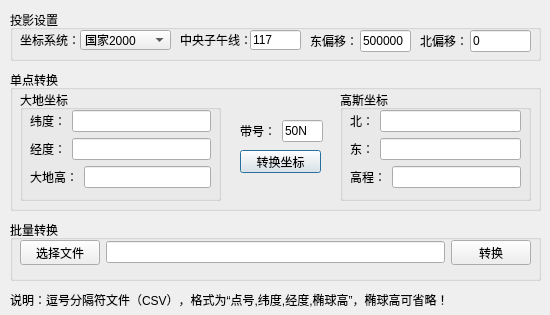
<?xml version="1.0" encoding="UTF-8"?>
<ui version="4.0">
 <class>DialogCoordinateDirectsolution</class>
 <widget class="QDialog" name="DialogCoordinateDirectsolution">
  <property name="geometry">
   <rect>
    <x>0</x>
    <y>0</y>
    <width>550</width>
    <height>315</height>
   </rect>
  </property>
  <property name="windowTitle">
   <string>坐标正算</string>
  </property>
  <widget class="QGroupBox" name="groupBox_18">
   <property name="geometry">
    <rect>
     <x>10</x>
     <y>70</y>
     <width>531</width>
     <height>141</height>
    </rect>
   </property>
   <property name="title">
    <string>单点转换</string>
   </property>
   <widget class="QGroupBox" name="groupBox">
    <property name="geometry">
     <rect>
      <x>10</x>
      <y>20</y>
      <width>201</width>
      <height>111</height>
     </rect>
    </property>
    <property name="title">
     <string>大地坐标</string>
    </property>
    <widget class="QWidget" name="layoutWidget">
     <property name="geometry">
      <rect>
       <x>10</x>
       <y>20</y>
       <width>181</width>
       <height>80</height>
      </rect>
     </property>
     <layout class="QVBoxLayout" name="verticalLayout">
      <item>
       <layout class="QHBoxLayout" name="horizontalLayout_6">
        <item>
         <widget class="QLabel" name="label_Trans_Soruce_X">
          <property name="text">
           <string>纬度：</string>
          </property>
         </widget>
        </item>
        <item>
         <widget class="QLineEdit" name="lineEdit_Trans_Source_X">
          <property name="inputMethodHints">
           <set>Qt::ImhDigitsOnly</set>
          </property>
          <property name="text">
           <string/>
          </property>
         </widget>
        </item>
       </layout>
      </item>
      <item>
       <layout class="QHBoxLayout" name="horizontalLayout_7">
        <item>
         <widget class="QLabel" name="label_Trans_Soruce_Y">
          <property name="text">
           <string>经度：</string>
          </property>
         </widget>
        </item>
        <item>
         <widget class="QLineEdit" name="lineEdit_Trans_Source_Y">
          <property name="text">
           <string/>
          </property>
         </widget>
        </item>
       </layout>
      </item>
      <item>
       <layout class="QHBoxLayout" name="horizontalLayout_9">
        <item>
         <widget class="QLabel" name="label_Trans_Soruce_Z">
          <property name="text">
           <string>大地高：</string>
          </property>
         </widget>
        </item>
        <item>
         <widget class="QLineEdit" name="lineEdit_Trans_Source_Z">
          <property name="text">
           <string/>
          </property>
         </widget>
        </item>
       </layout>
      </item>
     </layout>
    </widget>
   </widget>
   <widget class="QGroupBox" name="groupBox_6">
    <property name="geometry">
     <rect>
      <x>330</x>
      <y>20</y>
      <width>191</width>
      <height>111</height>
     </rect>
    </property>
    <property name="title">
     <string>高斯坐标</string>
    </property>
    <widget class="QWidget" name="layoutWidget_5">
     <property name="geometry">
      <rect>
       <x>10</x>
       <y>20</y>
       <width>171</width>
       <height>80</height>
      </rect>
     </property>
     <layout class="QVBoxLayout" name="verticalLayout_2">
      <item>
       <layout class="QHBoxLayout" name="horizontalLayout_11">
        <item>
         <widget class="QLabel" name="label_Trans_Target_X">
          <property name="text">
           <string>北：</string>
          </property>
         </widget>
        </item>
        <item>
         <widget class="QLineEdit" name="lineEdit_Trans_Target_X">
          <property name="readOnly">
           <bool>true</bool>
          </property>
         </widget>
        </item>
       </layout>
      </item>
      <item>
       <layout class="QHBoxLayout" name="horizontalLayout_12">
        <item>
         <widget class="QLabel" name="label_Trans_Target_Y">
          <property name="text">
           <string>东：</string>
          </property>
         </widget>
        </item>
        <item>
         <widget class="QLineEdit" name="lineEdit_Trans_Target_Y">
          <property name="text">
           <string/>
          </property>
          <property name="readOnly">
           <bool>true</bool>
          </property>
         </widget>
        </item>
       </layout>
      </item>
      <item>
       <layout class="QHBoxLayout" name="horizontalLayout_13">
        <item>
         <widget class="QLabel" name="label_Trans_Target_Z">
          <property name="text">
           <string>高程：</string>
          </property>
         </widget>
        </item>
        <item>
         <widget class="QLineEdit" name="lineEdit_Trans_Target_Z">
          <property name="readOnly">
           <bool>true</bool>
          </property>
         </widget>
        </item>
       </layout>
      </item>
     </layout>
    </widget>
   </widget>
   <widget class="QWidget" name="layoutWidget_8">
    <property name="geometry">
     <rect>
      <x>230</x>
      <y>50</y>
      <width>83</width>
      <height>22</height>
     </rect>
    </property>
    <layout class="QHBoxLayout" name="horizontalLayout">
     <item>
      <widget class="QLabel" name="label_Trans_Zone">
       <property name="text">
        <string>带号：</string>
       </property>
      </widget>
     </item>
     <item>
      <widget class="QLineEdit" name="lineEdit_Trans_Zone">
       <property name="inputMask">
        <string notr="true"/>
       </property>
       <property name="text">
        <string notr="true">50N</string>
       </property>
      </widget>
     </item>
    </layout>
   </widget>
   <widget class="QPushButton" name="pushButton_Trans_TranCoor">
    <property name="geometry">
     <rect>
      <x>230</x>
      <y>80</y>
      <width>81</width>
      <height>23</height>
     </rect>
    </property>
    <property name="text">
     <string>转换坐标</string>
    </property>
   </widget>
  </widget>
  <widget class="QLabel" name="label_16">
   <property name="geometry">
    <rect>
     <x>10</x>
     <y>290</y>
     <width>621</width>
     <height>20</height>
    </rect>
   </property>
   <property name="frameShape">
    <enum>QFrame::NoFrame</enum>
   </property>
   <property name="text">
    <string>说明：逗号分隔符文件（CSV），格式为“点号,纬度,经度,椭球高”，椭球高可省略！</string>
   </property>
  </widget>
  <widget class="QGroupBox" name="groupBox_5">
   <property name="geometry">
    <rect>
     <x>10</x>
     <y>10</y>
     <width>531</width>
     <height>51</height>
    </rect>
   </property>
   <property name="title">
    <string>投影设置</string>
   </property>
   <widget class="QWidget" name="layoutWidget_2">
    <property name="geometry">
     <rect>
      <x>300</x>
      <y>20</y>
      <width>101</width>
      <height>22</height>
     </rect>
    </property>
    <layout class="QHBoxLayout" name="horizontalLayout_22">
     <property name="spacing">
      <number>2</number>
     </property>
     <item>
      <widget class="QLabel" name="label_27">
       <property name="text">
        <string>东偏移：</string>
       </property>
      </widget>
     </item>
     <item>
      <widget class="QLineEdit" name="lineEdit_Trans_FalseEast">
       <property name="text">
        <string>500000</string>
       </property>
      </widget>
     </item>
    </layout>
   </widget>
   <widget class="QWidget" name="layoutWidget_3">
    <property name="geometry">
     <rect>
      <x>410</x>
      <y>20</y>
      <width>111</width>
      <height>22</height>
     </rect>
    </property>
    <layout class="QHBoxLayout" name="horizontalLayout_23">
     <property name="spacing">
      <number>2</number>
     </property>
     <item>
      <widget class="QLabel" name="label_28">
       <property name="text">
        <string>北偏移：</string>
       </property>
      </widget>
     </item>
     <item>
      <widget class="QLineEdit" name="lineEdit_Trans_FalseNorth">
       <property name="text">
        <string>0</string>
       </property>
      </widget>
     </item>
    </layout>
   </widget>
   <widget class="QLineEdit" name="lineEdit_Trans_MiddleLon">
    <property name="geometry">
     <rect>
      <x>240</x>
      <y>20</y>
      <width>51</width>
      <height>20</height>
     </rect>
    </property>
    <property name="text">
     <string>117</string>
    </property>
   </widget>
   <widget class="QComboBox" name="comboBox_Trans_Project">
    <property name="geometry">
     <rect>
      <x>70</x>
      <y>20</y>
      <width>91</width>
      <height>20</height>
     </rect>
    </property>
    <item>
     <property name="text">
      <string>国家2000</string>
     </property>
    </item>
    <item>
     <property name="text">
      <string>北京54</string>
     </property>
    </item>
    <item>
     <property name="text">
      <string>西安80</string>
     </property>
    </item>
    <item>
     <property name="text">
      <string>WGS84</string>
     </property>
    </item>
    <item>
     <property name="text">
      <string>UTM</string>
     </property>
    </item>
    <item>
     <property name="text">
      <string>使用七参数</string>
     </property>
    </item>
   </widget>
   <widget class="QLabel" name="label_2">
    <property name="geometry">
     <rect>
      <x>10</x>
      <y>20</y>
      <width>71</width>
      <height>20</height>
     </rect>
    </property>
    <property name="text">
     <string>坐标系统：</string>
    </property>
   </widget>
   <widget class="QLabel" name="label_Trans_MiddleLon">
    <property name="geometry">
     <rect>
      <x>170</x>
      <y>20</y>
      <width>72</width>
      <height>20</height>
     </rect>
    </property>
    <property name="text">
     <string>中央子午线：</string>
    </property>
   </widget>
  </widget>
  <widget class="QGroupBox" name="groupBox_7">
   <property name="geometry">
    <rect>
     <x>10</x>
     <y>220</y>
     <width>531</width>
     <height>61</height>
    </rect>
   </property>
   <property name="title">
    <string>批量转换</string>
   </property>
   <widget class="QWidget" name="layoutWidget_6">
    <property name="geometry">
     <rect>
      <x>10</x>
      <y>20</y>
      <width>511</width>
      <height>25</height>
     </rect>
    </property>
    <layout class="QHBoxLayout" name="horizontalLayout_24">
     <item>
      <widget class="QPushButton" name="pushButton_Tans_SelectFile">
       <property name="text">
        <string>选择文件</string>
       </property>
      </widget>
     </item>
     <item>
      <widget class="QLineEdit" name="lineEdit_Trans_FilePath">
       <property name="enabled">
        <bool>true</bool>
       </property>
       <property name="readOnly">
        <bool>true</bool>
       </property>
      </widget>
     </item>
     <item>
      <widget class="QPushButton" name="pushButton_Tans_TansFile">
       <property name="text">
        <string>转换</string>
       </property>
      </widget>
     </item>
    </layout>
   </widget>
  </widget>
 </widget>
 <resources/>
 <connections/>
</ui>
